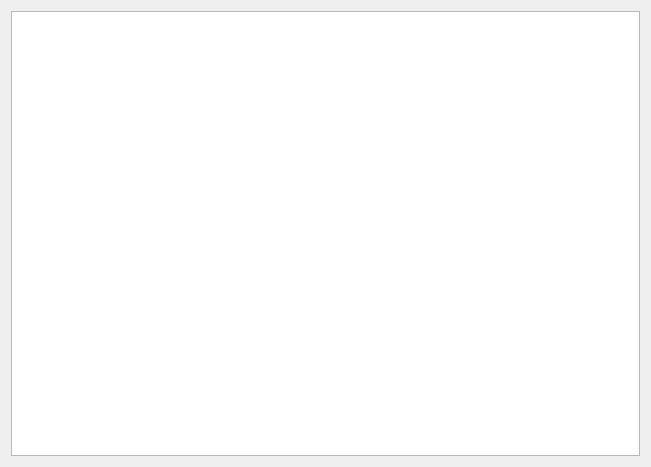
<?xml version="1.0" encoding="UTF-8"?>
<ui version="4.0">
 <class>FileContentView</class>
 <widget class="QWidget" name="FileContentView">
  <property name="geometry">
   <rect>
    <x>0</x>
    <y>0</y>
    <width>651</width>
    <height>467</height>
   </rect>
  </property>
  <property name="windowTitle">
   <string>Form</string>
  </property>
  <layout class="QVBoxLayout" name="verticalLayout">
   <item>
    <widget class="QTextEdit" name="popup_text_box"/>
   </item>
  </layout>
 </widget>
 <resources/>
 <connections/>
</ui>
